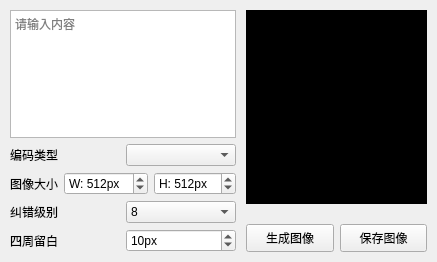
<?xml version="1.0" encoding="UTF-8"?>
<ui version="4.0">
 <class>QRCodeGeneratorClass</class>
 <widget class="QWidget" name="QRCodeGeneratorClass">
  <property name="geometry">
   <rect>
    <x>0</x>
    <y>0</y>
    <width>437</width>
    <height>262</height>
   </rect>
  </property>
  <property name="windowTitle">
   <string>QRCode生成器</string>
  </property>
  <layout class="QHBoxLayout" name="horizontalLayout_6" stretch="2,3">
   <property name="spacing">
    <number>10</number>
   </property>
   <property name="leftMargin">
    <number>10</number>
   </property>
   <property name="topMargin">
    <number>10</number>
   </property>
   <property name="rightMargin">
    <number>10</number>
   </property>
   <property name="bottomMargin">
    <number>10</number>
   </property>
   <item>
    <layout class="QVBoxLayout" name="verticalLayout">
     <property name="spacing">
      <number>6</number>
     </property>
     <item>
      <widget class="QPlainTextEdit" name="textEdit">
       <property name="placeholderText">
        <string>请输入内容</string>
       </property>
      </widget>
     </item>
     <item>
      <layout class="QHBoxLayout" name="horizontalLayout_2">
       <item>
        <widget class="QLabel" name="label">
         <property name="text">
          <string>编码类型</string>
         </property>
        </widget>
       </item>
       <item>
        <widget class="QComboBox" name="typeComboBox"/>
       </item>
      </layout>
     </item>
     <item>
      <layout class="QHBoxLayout" name="horizontalLayout_3">
       <item>
        <widget class="QLabel" name="Label">
         <property name="text">
          <string>图像大小</string>
         </property>
        </widget>
       </item>
       <item>
        <widget class="QSpinBox" name="widthSpinBox">
         <property name="suffix">
          <string>px</string>
         </property>
         <property name="prefix">
          <string>W: </string>
         </property>
         <property name="minimum">
          <number>24</number>
         </property>
         <property name="maximum">
          <number>2048</number>
         </property>
         <property name="singleStep">
          <number>4</number>
         </property>
         <property name="value">
          <number>512</number>
         </property>
        </widget>
       </item>
       <item>
        <widget class="QSpinBox" name="heightSpinBox">
         <property name="suffix">
          <string>px</string>
         </property>
         <property name="prefix">
          <string>H: </string>
         </property>
         <property name="minimum">
          <number>24</number>
         </property>
         <property name="maximum">
          <number>2048</number>
         </property>
         <property name="singleStep">
          <number>4</number>
         </property>
         <property name="value">
          <number>512</number>
         </property>
        </widget>
       </item>
      </layout>
     </item>
     <item>
      <layout class="QHBoxLayout" name="horizontalLayout_4">
       <item>
        <widget class="QLabel" name="Label_2">
         <property name="text">
          <string>纠错级别</string>
         </property>
        </widget>
       </item>
       <item>
        <widget class="QComboBox" name="eccLevelComboBox">
         <property name="currentIndex">
          <number>8</number>
         </property>
         <item>
          <property name="text">
           <string>0</string>
          </property>
         </item>
         <item>
          <property name="text">
           <string>1</string>
          </property>
         </item>
         <item>
          <property name="text">
           <string>2</string>
          </property>
         </item>
         <item>
          <property name="text">
           <string>3</string>
          </property>
         </item>
         <item>
          <property name="text">
           <string>4</string>
          </property>
         </item>
         <item>
          <property name="text">
           <string>5</string>
          </property>
         </item>
         <item>
          <property name="text">
           <string>6</string>
          </property>
         </item>
         <item>
          <property name="text">
           <string>7</string>
          </property>
         </item>
         <item>
          <property name="text">
           <string>8</string>
          </property>
         </item>
        </widget>
       </item>
      </layout>
     </item>
     <item>
      <layout class="QHBoxLayout" name="horizontalLayout_5">
       <item>
        <widget class="QLabel" name="Label_3">
         <property name="text">
          <string>四周留白</string>
         </property>
        </widget>
       </item>
       <item>
        <widget class="QSpinBox" name="marginSpinBox">
         <property name="suffix">
          <string>px</string>
         </property>
         <property name="maximum">
          <number>512</number>
         </property>
         <property name="value">
          <number>10</number>
         </property>
        </widget>
       </item>
      </layout>
     </item>
    </layout>
   </item>
   <item>
    <layout class="QVBoxLayout" name="verticalLayout_2" stretch="1,0,0">
     <property name="spacing">
      <number>10</number>
     </property>
     <item>
      <widget class="QWidget" name="viewWidget" native="true">
       <property name="sizePolicy">
        <sizepolicy hsizetype="Expanding" vsizetype="Expanding">
         <horstretch>0</horstretch>
         <verstretch>0</verstretch>
        </sizepolicy>
       </property>
       <property name="minimumSize">
        <size>
         <width>160</width>
         <height>160</height>
        </size>
       </property>
       <property name="styleSheet">
        <string notr="true">background-color: #000;
border: 1px solid #000;</string>
       </property>
      </widget>
     </item>
     <item>
      <spacer name="verticalSpacer">
       <property name="orientation">
        <enum>Qt::Vertical</enum>
       </property>
       <property name="sizeHint" stdset="0">
        <size>
         <width>10</width>
         <height>10</height>
        </size>
       </property>
      </spacer>
     </item>
     <item>
      <layout class="QHBoxLayout" name="horizontalLayout">
       <item>
        <widget class="QPushButton" name="generateBtn">
         <property name="minimumSize">
          <size>
           <width>0</width>
           <height>28</height>
          </size>
         </property>
         <property name="text">
          <string>生成图像</string>
         </property>
        </widget>
       </item>
       <item>
        <widget class="QPushButton" name="saveImgBtn">
         <property name="minimumSize">
          <size>
           <width>0</width>
           <height>28</height>
          </size>
         </property>
         <property name="text">
          <string>保存图像</string>
         </property>
        </widget>
       </item>
      </layout>
     </item>
    </layout>
   </item>
  </layout>
 </widget>
 <layoutdefault spacing="6" margin="11"/>
 <resources/>
 <connections/>
</ui>
